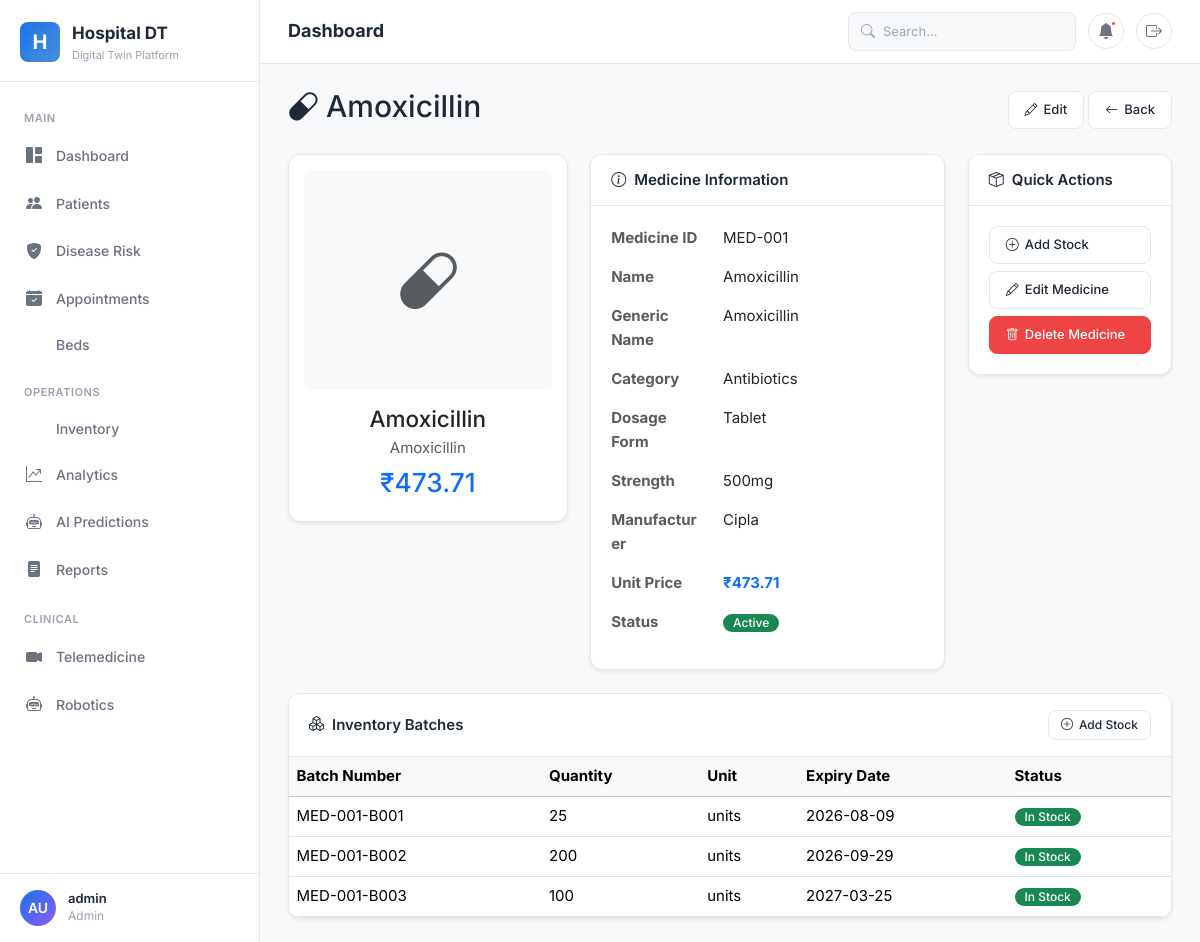
The page /inventory/1/ (signed in) on the database its author committed.
### accounts/models.py (models this page shows, shortened)
class UserRole(models.Model):
    ROLE_CHOICES = [
        ('admin', 'Admin'),
        ('staff', 'Staff'),
        ('patient', 'Patient'),
    ]
    user = models.OneToOneField(User, on_delete=models.CASCADE)
    role = models.CharField(max_length=20, choices=ROLE_CHOICES)
    phone = models.CharField(max_length=15, blank=True)
    address = models.TextField(blank=True)
    created_at = models.DateTimeField(auto_now_add=True)

### inventory/models.py (models this page shows, shortened)
class Medicine(models.Model):
    CATEGORY_CHOICES = [
        ('tablet', 'Tablet'), ('capsule', 'Capsule'), ('syrup', 'Syrup'),
        ('injection', 'Injection'), ('ointment', 'Ointment'), ('drops', 'Drops'),
        ('inhaler', 'Inhaler'), ('other', 'Other'),
    ]
    medicine_id = models.CharField(max_length=20, unique=True)
    name = models.CharField(max_length=200)
    generic_name = models.CharField(max_length=200, blank=True)
    category = models.ForeignKey(MedicineCategory, on_delete=models.SET_NULL, null=True)
    dosage_form = models.CharField(max_length=20, choices=CATEGORY_CHOICES)
    strength = models.CharField(max_length=100, blank=True)
    manufacturer = models.CharField(max_length=200)
    unit_price = models.DecimalField(max_digits=10, decimal_places=2)
    image = models.ImageField(upload_to='medicines/', blank=True, null=True)
    is_active = models.BooleanField(default=True)
    created_at = models.DateTimeField(auto_now_add=True)
    updated_at = models.DateTimeField(auto_now=True)

class MedicineCategory(models.Model):
    name = models.CharField(max_length=100, unique=True)
    description = models.TextField(blank=True)
    class Meta:
        verbose_name_plural = 'Medicine categories'

class Inventory(models.Model):
    medicine = models.ForeignKey(Medicine, on_delete=models.CASCADE, related_name='inventory_items')
    batch_number = models.CharField(max_length=100)
    quantity = models.IntegerField()
    unit = models.CharField(max_length=20, default='units')
    expiry_date = models.DateField()
    manufacturing_date = models.DateField(null=True, blank=True)
    purchase_price = models.DecimalField(max_digits=10, decimal_places=2, default=0)
    selling_price = models.DecimalField(max_digits=10, decimal_places=2, default=0)
    created_by = models.ForeignKey(User, on_delete=models.SET_NULL, null=True)
    created_at = models.DateTimeField(auto_now_add=True)
    updated_at = models.DateTimeField(auto_now=True)
    class Meta:
        verbose_name_plural = 'Inventory items'
    def is_expired(self):
        return self.expiry_date < date.today() if self.expiry_date else False
    def is_low_stock(self, threshold=10):
        return self.quantity <= threshold

### inventory/views.py (the view)
# urls.py: path('<int:pk>/', views.medicine_detail, name='medicine_detail'),
@admin_required
def medicine_detail(request, pk):
    medicine = get_object_or_404(
        Medicine.objects.select_related('category'), pk=pk
    )
    inventory_batches = medicine.inventory_items.select_related('created_by').all()
    context = {
        'medicine': medicine,
        'inventory_batches': inventory_batches,
    }
    return render(request, 'inventory/medicine_detail.html', context)

### templates/inventory/medicine_detail.html (shortened to what this page needs)
{% extends 'base.html' %}
{% load static %}
{% block content %}
<div class="d-flex justify-content-between align-items-center mb-4">
    <h2><i class="bi bi-capsule"></i> {{ medicine.name }}</h2>
    <div>
        <a href="{% url 'inventory:medicine_update' medicine.pk %}" class="btn btn-warning"><i class="bi bi-pencil"></i> Edit</a>
        <a href="{% url 'inventory:medicine_list' %}" class="btn btn-outline-secondary"><i class="bi bi-arrow-left"></i> Back</a>
    </div>
</div>
<div class="row g-4 mb-4">
    <div class="col-md-4">
        <div class="card shadow-sm text-center">
            <div class="card-body p-3">
                {% if medicine.image %}
                <img src="{{ medicine.image.url }}" alt="{{ medicine.name }}" class="img-fluid rounded" style="max-height:220px;object-fit:contain;">
                {% else %}
                <div class="bg-light rounded d-flex align-items-center justify-content-center" style="height:220px;">
                    <i class="bi bi-capsule text-muted" style="font-size:4rem;"></i>
                </div>
                {% endif %}
                <h4 class="mt-3 mb-1">{{ medicine.name }}</h4>
                <p class="text-muted mb-0">{{ medicine.generic_name|default:"" }}</p>
                <h3 class="text-primary mt-2">₹{{ medicine.unit_price }}</h3>
            </div>
        </div>
    </div>
    <div class="col-md-5">
        <div class="card shadow-sm">
            <div class="card-header bg-white">
                <h5 class="mb-0"><i class="bi bi-info-circle"></i> Medicine Information</h5>
            </div>
            <div class="card-body">
                <div class="row mb-3">
                    <label class="col-sm-4 fw-bold text-muted">Medicine ID</label>
                    <div class="col-sm-8">{{ medicine.medicine_id }}</div>
                </div>
                <div class="row mb-3">
                    <label class="col-sm-4 fw-bold text-muted">Name</label>
                    <div class="col-sm-8">{{ medicine.name }}</div>
                </div>
                <div class="row mb-3">
                    <label class="col-sm-4 fw-bold text-muted">Generic Name</label>
                    <div class="col-sm-8">{{ medicine.generic_name|default:"-" }}</div>
                </div>
                <div class="row mb-3">
                    <label class="col-sm-4 fw-bold text-muted">Category</label>
                    <div class="col-sm-8">{{ medicine.category.name|default:"-" }}</div>
                </div>
                <div class="row mb-3">
                    <label class="col-sm-4 fw-bold text-muted">Dosage Form</label>
                    <div class="col-sm-8">{{ medicine.get_dosage_form_display }}</div>
                </div>
                <div class="row mb-3">
                    <label class="col-sm-4 fw-bold text-muted">Strength</label>
                    <div class="col-sm-8">{{ medicine.strength|default:"-" }}</div>
                </div>
                <div class="row mb-3">
                    <label class="col-sm-4 fw-bold text-muted">Manufacturer</label>
                    <div class="col-sm-8">{{ medicine.manufacturer }}</div>
                </div>
                <div class="row mb-3">
                    <label class="col-sm-4 fw-bold text-muted">Unit Price</label>
                    <div class="col-sm-8"><strong class="text-primary">₹{{ medicine.unit_price }}</strong></div>
                </div>
                <div class="row mb-3">
                    <label class="col-sm-4 fw-bold text-muted">Status</label>
                    <div class="col-sm-8">
                        {% if medicine.is_active %}
                        <span class="badge bg-success">Active</span>
                        {% else %}
                        <span class="badge bg-secondary">Inactive</span>
                        {% endif %}
                    </div>
                </div>
            </div>
        </div>
    </div>
    <div class="col-md-3">
        <div class="card shadow-sm">
            <div class="card-header bg-white">
                <h5 class="mb-0"><i class="bi bi-box-seam"></i> Quick Actions</h5>
            </div>
            <div class="card-body">
                <a href="{% url 'inventory:inventory_create' %}?medicine={{ medicine.pk }}" class="btn btn-success w-100 mb-2">
                    <i class="bi bi-plus-circle"></i> Add Stock
                </a>
                <a href="{% url 'inventory:medicine_update' medicine.pk %}" class="btn btn-warning w-100 mb-2">
                    <i class="bi bi-pencil"></i> Edit Medicine
                </a>
                <a href="{% url 'inventory:medicine_delete' medicine.pk %}" class="btn btn-danger w-100">
                    <i class="bi bi-trash"></i> Delete Medicine
                </a>
            </div>
        </div>
    </div>
</div>
<div class="card shadow-sm">
    <div class="card-header bg-white d-flex justify-content-between align-items-center">
        <h5 class="mb-0"><i class="bi bi-boxes"></i> Inventory Batches</h5>
        <a href="{% url 'inventory:inventory_create' %}?medicine={{ medicine.pk }}" class="btn btn-sm btn-success">
            <i class="bi bi-plus-circle"></i> Add Stock
        </a>
    </div>
    <div class="card-body p-0">
        <div class="table-responsive">
            <table class="table table-hover mb-0">
                <thead class="table-light">
                    <tr>
                        <th>Batch Number</th>
                        <th>Quantity</th>
                        <th>Unit</th>
                        <th>Expiry Date</th>
                        <th>Status</th>
                    </tr>
                </thead>
                <tbody>
                    {% for batch in inventory_batches %}
                    <tr>
                        <td>{{ batch.batch_number }}</td>
                        <td>{{ batch.quantity }}</td>
                        <td>{{ batch.unit }}</td>
                        <td>{{ batch.expiry_date|date:"Y-m-d" }}</td>
                        <td>
                            {% if batch.is_expired %}
                            <span class="badge bg-danger">Expired</span>
                            {% elif batch.is_low_stock %}
                            <span class="badge bg-warning text-dark">Low Stock</span>
                            {% else %}
                            <span class="badge bg-success">In Stock</span>
                            {% endif %}
                        </td>
                    </tr>
                    {% endfor %}
                </tbody>
            </table>
        </div>
    </div>
</div>
{% endblock %}

### templates/base.html (shortened to what this page needs)
<!DOCTYPE html>
{% load static %}
<html lang="en">
<head>
  <link href="https://cdn.jsdelivr.net/npm/bootstrap@5.3.3/dist/css/bootstrap.min.css" rel="stylesheet">
  <link href="https://cdn.jsdelivr.net/npm/bootstrap-icons@1.11.3/font/bootstrap-icons.min.css" rel="stylesheet">
  <link href="{% static 'css/minimal.css' %}" rel="stylesheet">
</head>
<body>
{% if user.is_authenticated or request.session.patient_name %}
<aside class="sidebar" id="sidebar">
  <div class="sidebar-brand">
    <div class="brand-icon">H</div>
    <div>
      <div class="brand-text">Hospital DT</div>
      <div class="brand-sub">Digital Twin Platform</div>
    </div>
  </div>
  <nav class="sidebar-nav">
    {% if user.is_authenticated %}
    {% with role=user.userrole.role %}
    <div class="nav-section">Main</div>
    <a href="{% url 'dashboard:home' %}" class="nav-item">
      <span class="nav-icon"><i class="bi bi-grid-1x2-fill"></i></span>
      Dashboard
    </a>
    <a href="{% url 'patients:patient_list' %}" class="nav-item">
      <span class="nav-icon"><i class="bi bi-people-fill"></i></span>
      Patients
    </a>
    <a href="{% url 'disease_risk:risk_assessment' %}" class="nav-item">
      <span class="nav-icon"><i class="bi bi-shield-fill-check"></i></span>
      Disease Risk
    </a>
    <a href="{% url 'appointments:appointment_list' %}" class="nav-item">
      <span class="nav-icon"><i class="bi bi-calendar-check-fill"></i></span>
      Appointments
    </a>
    <a href="{% url 'beds:bed_list' %}" class="nav-item">
      Beds
    </a>
    <div class="nav-section">Operations</div>
    <a href="{% url 'inventory:inventory_dashboard' %}" class="nav-item">
      Inventory
    </a>
    <a href="{% url 'analytics:analytics_dashboard' %}" class="nav-item">
      <span class="nav-icon"><i class="bi bi-graph-up-arrow"></i></span>
      Analytics
    </a>
    <a href="{% url 'predictions:prediction_dashboard' %}" class="nav-item">
      <span class="nav-icon"><i class="bi bi-robot"></i></span>
      AI Predictions
    </a>
    <a href="{% url 'reports:report_list' %}" class="nav-item">
      <span class="nav-icon"><i class="bi bi-file-text-fill"></i></span>
      Reports
    </a>
    <div class="nav-section">Clinical</div>
    <a href="{% url 'telemedicine:session_list' %}" class="nav-item">
      <span class="nav-icon"><i class="bi bi-camera-video-fill"></i></span>
      Telemedicine
    </a>
    <a href="{% url 'robotics:robot_list' %}" class="nav-item">
      <span class="nav-icon"><i class="bi bi-robot"></i></span>
      Robotics
    </a>
    {% endwith %}
    {% endif %}
  </nav>
  <div class="sidebar-footer">
    <div class="user-info">
      {% if user.is_authenticated %}
      <div class="user-avatar">{{ user.first_name|first|default:"A" }}{{ user.last_name|first|default:"U" }}</div>
      <div>
        <div class="user-name">{{ user.get_full_name|default:user.username }}</div>
        <div class="user-role">{{ user.userrole.role|default:"Staff"|title }}</div>
      </div>
      {% elif request.session.patient_name %}
      <div class="user-avatar">{{ request.session.patient_name|first|default:"P" }}</div>
      <div>
        <div class="user-name">{{ request.session.patient_name }}</div>
        <div class="user-role">Patient</div>
      </div>
      {% endif %}
    </div>
  </div>
</aside>
<div class="main-content">
  <header class="top-header">
    <div class="header-left">
      <span class="page-title">{% block page_title %}Dashboard{% endblock %}</span>
    </div>
    <div class="header-right">
      {% if user.is_authenticated %}
      <div class="search-box">
        <i class="bi bi-search search-icon"></i>
        <input type="text" placeholder="Search..." id="globalSearch">
      </div>
      <button class="header-btn" title="Notifications">
        <i class="bi bi-bell-fill"></i>
        <span class="dot"></span>
      </button>
      {% endif %}
      <a href="{% url 'accounts:logout' %}" class="header-btn" title="Logout">
        <i class="bi bi-box-arrow-right"></i>
      </a>
    </div>
  </header>
  <div class="page-content">
    {% block content %}{% endblock %}
  </div>
</div>
{% endif %}
</body>
</html>

### rows shown on the page
Medicine: name "Amoxicillin", generic_name "Amoxicillin", unit_price "473.71", medicine_id "MED-001", category.name "Antibiotics", dosage_form "Tablet", strength "500mg", manufacturer "Cipla"
Inventory: batch_number "MED-001-B001", quantity "25", unit "units", expiry_date "2026-08-09", shows "In Stock"
Inventory: batch_number "MED-001-B002", quantity "200", unit "units", expiry_date "2026-09-29", shows "In Stock"
Inventory: batch_number "MED-001-B003", quantity "100", unit "units", expiry_date "2027-03-25", shows "In Stock"

### other values the page prints
{{ user.first_name|first|default:"A" }} "A"
{{ user.last_name|first|default:"U" }} "U"
{{ user.get_full_name|default:user.username }} "admin"
{{ user.userrole.role|default:"Staff"|title }} "Admin"
